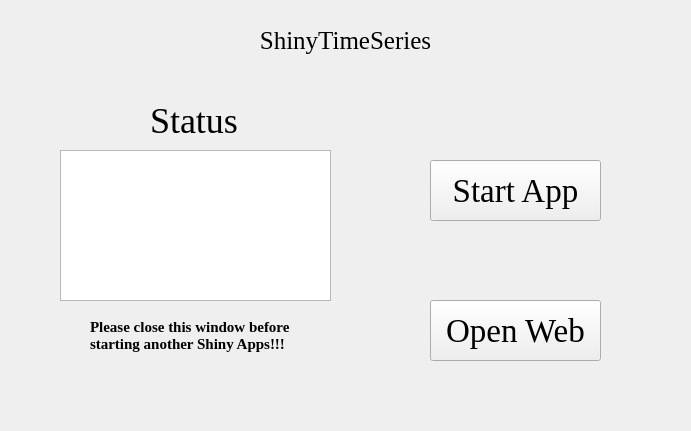
<?xml version="1.0" encoding="UTF-8"?>
<ui version="4.0">
 <class>Form</class>
 <widget class="QWidget" name="Form">
  <property name="geometry">
   <rect>
    <x>0</x>
    <y>0</y>
    <width>691</width>
    <height>431</height>
   </rect>
  </property>
  <property name="windowTitle">
   <string>Form</string>
  </property>
  <property name="styleSheet">
   <string notr="true">background-image: url(D:/tools/Pycharm/pyqt/logo/backgroundpage.png)</string>
  </property>
  <widget class="QTextBrowser" name="textBrowser">
   <property name="geometry">
    <rect>
     <x>60</x>
     <y>150</y>
     <width>271</width>
     <height>151</height>
    </rect>
   </property>
   <property name="styleSheet">
    <string notr="true">background-image: url(D:/tools/Pycharm/pyqt/logo/white.png)</string>
   </property>
  </widget>
  <widget class="QLabel" name="label">
   <property name="geometry">
    <rect>
     <x>230</x>
     <y>20</y>
     <width>231</width>
     <height>41</height>
    </rect>
   </property>
   <property name="font">
    <font>
     <family>Times New Roman</family>
     <pointsize>19</pointsize>
    </font>
   </property>
   <property name="text">
    <string>ShinyTimeSeries</string>
   </property>
   <property name="alignment">
    <set>Qt::AlignCenter</set>
   </property>
  </widget>
  <widget class="QLabel" name="label_2">
   <property name="geometry">
    <rect>
     <x>150</x>
     <y>100</y>
     <width>101</width>
     <height>41</height>
    </rect>
   </property>
   <property name="font">
    <font>
     <family>Times New Roman</family>
     <pointsize>27</pointsize>
    </font>
   </property>
   <property name="text">
    <string>Status</string>
   </property>
   <property name="alignment">
    <set>Qt::AlignLeading|Qt::AlignLeft|Qt::AlignVCenter</set>
   </property>
  </widget>
  <widget class="QPushButton" name="pushButton">
   <property name="geometry">
    <rect>
     <x>430</x>
     <y>160</y>
     <width>171</width>
     <height>61</height>
    </rect>
   </property>
   <property name="font">
    <font>
     <family>Times New Roman</family>
     <pointsize>25</pointsize>
    </font>
   </property>
   <property name="text">
    <string>Start App</string>
   </property>
  </widget>
  <widget class="QPushButton" name="pushButton_2">
   <property name="geometry">
    <rect>
     <x>430</x>
     <y>300</y>
     <width>171</width>
     <height>61</height>
    </rect>
   </property>
   <property name="font">
    <font>
     <family>Times New Roman</family>
     <pointsize>25</pointsize>
    </font>
   </property>
   <property name="text">
    <string>Open Web</string>
   </property>
  </widget>
  <widget class="QLabel" name="label_3">
   <property name="geometry">
    <rect>
     <x>90</x>
     <y>310</y>
     <width>211</width>
     <height>51</height>
    </rect>
   </property>
   <property name="font">
    <font>
     <family>Times New Roman</family>
     <pointsize>11</pointsize>
     <weight>75</weight>
     <bold>true</bold>
    </font>
   </property>
   <property name="text">
    <string>Please close this window before
starting another Shiny Apps!!!</string>
   </property>
  </widget>
 </widget>
 <resources/>
 <connections/>
</ui>
